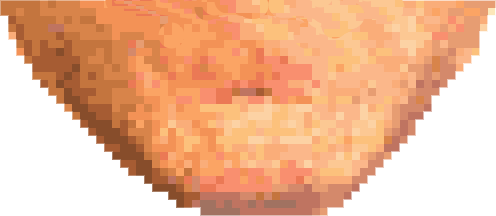
#> input picture trim/chin.png, 496 x 216 px, found by its file name; its folder holds 4 pictures in this run
$ python pixel_face_test.py   (Python 2 division)
#> lines starting #> are read from the running program, lines starting #| are printed output that depends on the picture; pictures that were not available may be replaced by others from this repository, and a replacement may not be noted
#-*-coding:utf8;-*-

import random
import os
from PIL import Image

path = os.path.dirname(__file__)
path_trim = path + '/test/trim/'

FACE_LIST = ['chin',
            'chin_wrinkle',
            'front',
            'neck',
            'forehead',
            'left_eye',
            'left_eyebow',
            'left_eyelip',
            'right_eye',
            'right_eyebow',
            'right_eyelip',
            'up_lip',
            'down_lip',
            'nose',
            'left_ear',
            'right_ear']

def parts_preload():
    """
    Презагружает все составные части и возвращает словарь
    формата {'part': экземпляр класса изображения}
    """
    return {item: Image.open(path_trim + item + '.png') for item in FACE_LIST}
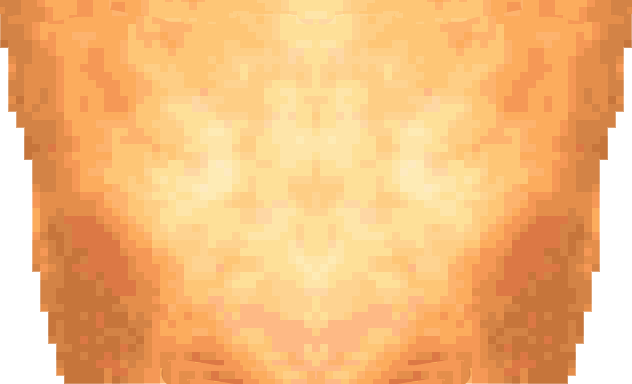
#> input picture trim/front.png, 632 x 384 px, found by its file name
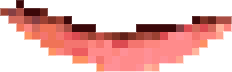
#> input picture trim/down_lip.png, 232 x 72 px, given in place of neck.png, which was not available
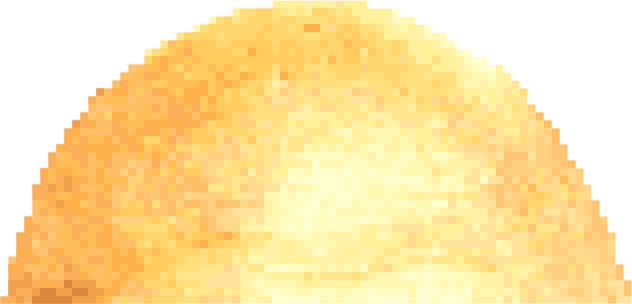
#> input picture trim/forehead.png, 632 x 304 px, found by its file name


#> (the run stopped early here; a loop or call above may not have finished)
